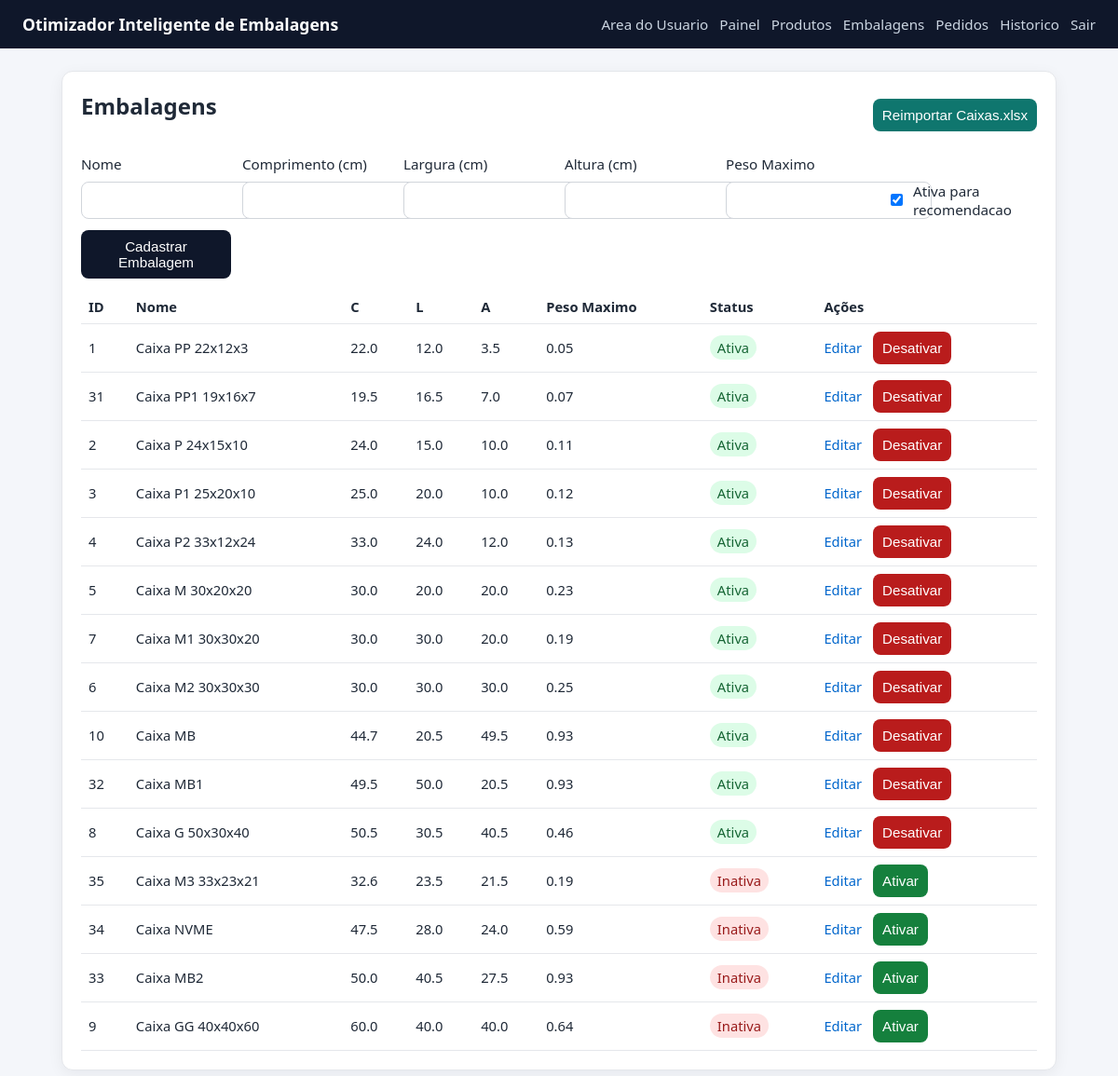
Page /boxes (signed in) on the committed database.
### tables this page shows
CREATE TABLE boxes (
                id INTEGER PRIMARY KEY AUTOINCREMENT,
                name TEXT NOT NULL UNIQUE,
                length_cm REAL NOT NULL,
                width_cm REAL NOT NULL,
                height_cm REAL NOT NULL,
                max_weight REAL NOT NULL
            , is_active INTEGER NOT NULL DEFAULT 1, max_capacity_weight REAL);

### app_volum.py (the view, shortened to what this page needs)
@app.route("/boxes", methods=["GET", "POST"])
@admin_required
def boxes():
    rows = list_boxes(DB_PATH, active_only=False)
    return render_template("boxes.html", boxes=rows)

### app_volum.py (called while the page is built)
def admin_required(view_func):
    @wraps(view_func)
    def _wrapped(*args, **kwargs):
        if not session.get("is_admin"):
            next_url = request.path
            return redirect(url_for("admin_login", next=next_url))
        return view_func(*args, **kwargs)
    return _wrapped

### database.py (called while the page is built)
def get_connection(db_path):
    conn = sqlite3.connect(db_path)
    conn.row_factory = sqlite3.Row
    return conn

def list_boxes(db_path, active_only=True):
    where_clause = "WHERE is_active = 1" if active_only else ""
    status_order = "is_active DESC, " if not active_only else ""
    with closing(get_connection(db_path)) as conn:
        rows = conn.execute(
            f"SELECT * FROM boxes {where_clause} "
            f"ORDER BY {status_order}(length_cm * width_cm * height_cm) ASC, name ASC"
        ).fetchall()
    return rows

### templates/boxes.html
{% extends 'base.html' %}
{% block content %}
<section class="card">
    <div style="display: flex; justify-content: space-between; align-items: center; margin-bottom: 1rem;">
        <h2>Embalagens</h2>
        <form method="post" action="{{ url_for('boxes_reimport_default') }}" style="margin: 0;">
            <button type="submit" style="background: #0f766e;">Reimportar Caixas.xlsx</button>
        </form>
    </div>
    <form method="post" class="form-grid cols-3">
        <label>Nome
            <input type="text" name="name" required>
        </label>
        <label>Comprimento (cm)
            <input type="number" step="0.01" min="0" name="length_cm" required>
        </label>
        <label>Largura (cm)
            <input type="number" step="0.01" min="0" name="width_cm" required>
        </label>
        <label>Altura (cm)
            <input type="number" step="0.01" min="0" name="height_cm" required>
        </label>
        <label>Peso Maximo
            <input type="number" step="0.01" min="0" name="max_weight" required>
        </label>
        <label style="display: flex; align-items: center; gap: 0.5rem; margin-top: 1.8rem;">
            <input type="checkbox" name="is_active" value="1" checked>
            Ativa para recomendacao
        </label>
        <button type="submit">Cadastrar Embalagem</button>
    </form>
    <table>
        <thead>
            <tr>
                <th>ID</th><th>Nome</th><th>C</th><th>L</th><th>A</th><th>Peso Maximo</th><th>Status</th><th>Ações</th>
            </tr>
        </thead>
        <tbody>
        {% for b in boxes %}
            <tr>
                <td>{{ b['id'] }}</td>
                <td>{{ b['name'] }}</td>
                <td>{{ b['length_cm'] }}</td>
                <td>{{ b['width_cm'] }}</td>
                <td>{{ b['height_cm'] }}</td>
                <td>{{ b['max_weight'] }}</td>
                <td>
                    {% if b['is_active'] %}
                        <span style="background: #dcfce7; color: #166534; padding: 0.2rem 0.5rem; border-radius: 999px;">Ativa</span>
                    {% else %}
                        <span style="background: #fee2e2; color: #991b1b; padding: 0.2rem 0.5rem; border-radius: 999px;">Inativa</span>
                    {% endif %}
                </td>
                <td>
                    <div style="display: flex; gap: 0.75rem; align-items: center;">
                        <a href="{{ url_for('box_edit', box_id=b['id']) }}" style="color: #0066cc; text-decoration: none;">Editar</a>
                        <form method="post" action="{{ url_for('box_toggle_active', box_id=b['id']) }}" style="margin: 0;">
                            {% if b['is_active'] %}
                                <button type="submit" style="background: #b91c1c;">Desativar</button>
                            {% else %}
                                <button type="submit" style="background: #15803d;">Ativar</button>
                            {% endif %}
                        </form>
                    </div>
                </td>
            </tr>
        {% else %}
            <tr><td colspan="8">Nenhuma embalagem cadastrada.</td></tr>
        {% endfor %}
        </tbody>
    </table>
</section>
{% endblock %}

### static/style.css (style rules this page uses)
* { box-sizing: border-box; }
body { margin: 0; font-family: Segoe UI, Tahoma, sans-serif; background: #f4f6fa; color: #1f2937; }
.card { background: #fff; border-radius: 12px; padding: 20px; border: 1px solid #e5e7eb; box-shadow: 0 4px 16px rgba(15, 23, 42, 0.06); margin-bottom: 18px; }
h2, h3 { margin-top: 0; }
.form-grid { display: grid; gap: 12px; }
.form-grid.cols-3 { grid-template-columns: repeat(auto-fit, minmax(150px, 1fr)); }
label { display: grid; gap: 6px; font-size: 0.95rem; word-break: break-word; }
input, select, button { padding: 9px 10px; border-radius: 8px; border: 1px solid #d1d5db; font-size: 0.95rem; }
button, .btn { background: #0f172a; color: #fff; border: 0; cursor: pointer; text-decoration: none; display: inline-block; }
table { width: 100%; border-collapse: collapse; margin-top: 12px; }
th, td { border-bottom: 1px solid #e5e7eb; text-align: left; padding: 8px; font-size: 0.92rem; }

### rows in the picture
boxes: id "1", name "Caixa PP 22x12x3", length_cm "22.0", width_cm "12.0", height_cm "3.5", max_weight "0.05", is_active "Ativa"
boxes: id "31", name "Caixa PP1 19x16x7", length_cm "19.5", width_cm "16.5", height_cm "7.0", max_weight "0.07", is_active "Ativa"
boxes: id "2", name "Caixa P 24x15x10", length_cm "24.0", width_cm "15.0", height_cm "10.0", max_weight "0.11", is_active "Ativa"
boxes: id "3", name "Caixa P1 25x20x10", length_cm "25.0", width_cm "20.0", height_cm "10.0", max_weight "0.12", is_active "Ativa"
boxes: id "4", name "Caixa P2 33x12x24", length_cm "33.0", width_cm "24.0", height_cm "12.0", max_weight "0.13", is_active "Ativa"
boxes: id "5", name "Caixa M 30x20x20", length_cm "30.0", width_cm "20.0", height_cm "20.0", max_weight "0.23", is_active "Ativa"
boxes: id "7", name "Caixa M1 30x30x20", length_cm "30.0", width_cm "30.0", height_cm "20.0", max_weight "0.19", is_active "Ativa"
boxes: id "6", name "Caixa M2 30x30x30", length_cm "30.0", width_cm "30.0", height_cm "30.0", max_weight "0.25", is_active "Ativa"
boxes: id "10", name "Caixa MB", length_cm "44.7", width_cm "20.5", height_cm "49.5", max_weight "0.93", is_active "Ativa"
boxes: id "32", name "Caixa MB1", length_cm "49.5", width_cm "50.0", height_cm "20.5", max_weight "0.93", is_active "Ativa"
boxes: id "8", name "Caixa G 50x30x40", length_cm "50.5", width_cm "30.5", height_cm "40.5", max_weight "0.46", is_active "Ativa"
boxes: id "35", name "Caixa M3 33x23x21", length_cm "32.6", width_cm "23.5", height_cm "21.5", max_weight "0.19", is_active "Inativa"
boxes: id "34", name "Caixa NVME", length_cm "47.5", width_cm "28.0", height_cm "24.0", max_weight "0.59", is_active "Inativa"
boxes: id "33", name "Caixa MB2", length_cm "50.0", width_cm "40.5", height_cm "27.5", max_weight "0.93", is_active "Inativa"
boxes: id "9", name "Caixa GG 40x40x60", length_cm "60.0", width_cm "40.0", height_cm "40.0", max_weight "0.64", is_active "Inativa"
